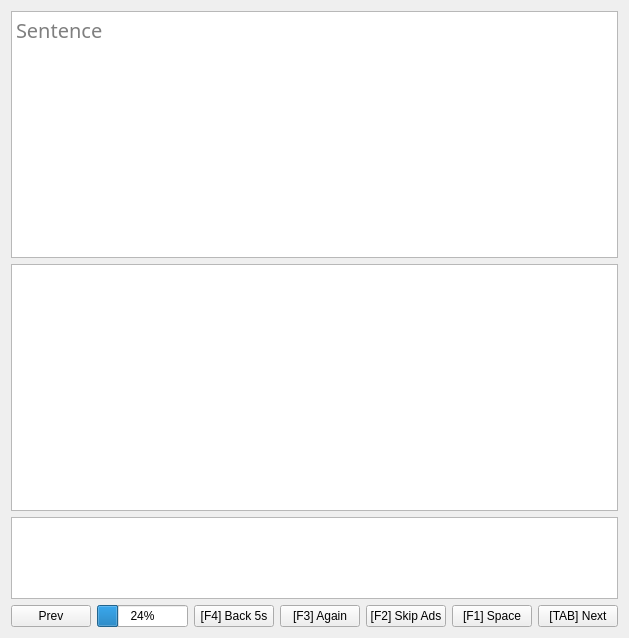
     <widget class="QWidget" name="tab_2">
      <attribute name="title">
       <string>Listening</string>
      </attribute>
      <layout class="QVBoxLayout" name="verticalLayout_10">
       <item>
        <layout class="QVBoxLayout" name="verticalLayout_9">
         <item>
          <widget class="QTextEdit" name="textEdit_4">
           <property name="sizePolicy">
            <sizepolicy hsizetype="Expanding" vsizetype="Expanding">
             <horstretch>0</horstretch>
             <verstretch>3</verstretch>
            </sizepolicy>
           </property>
           <property name="font">
            <font>
             <family>Arial Rounded MT Bold</family>
             <pointsize>15</pointsize>
            </font>
           </property>
           <property name="placeholderText">
            <string>Sentence</string>
           </property>
          </widget>
         </item>
         <item>
          <widget class="QTextEdit" name="textEdit_5">
           <property name="sizePolicy">
            <sizepolicy hsizetype="Expanding" vsizetype="Expanding">
             <horstretch>0</horstretch>
             <verstretch>3</verstretch>
            </sizepolicy>
           </property>
           <property name="font">
            <font>
             <family>Arial Rounded MT Bold</family>
             <pointsize>15</pointsize>
            </font>
           </property>
           <property name="placeholderText">
            <string/>
           </property>
          </widget>
         </item>
         <item>
          <widget class="QTextBrowser" name="textBrowser_2">
           <property name="sizePolicy">
            <sizepolicy hsizetype="Expanding" vsizetype="Expanding">
             <horstretch>0</horstretch>
             <verstretch>1</verstretch>
            </sizepolicy>
           </property>
           <property name="font">
            <font>
             <pointsize>15</pointsize>
            </font>
           </property>
          </widget>
         </item>
        </layout>
       </item>
       <item>
        <layout class="QHBoxLayout" name="horizontalLayout_14">
         <item>
          <widget class="QPushButton" name="pushButton_5">
           <property name="text">
            <string>Prev</string>
           </property>
          </widget>
         </item>
         <item>
          <widget class="QProgressBar" name="progressBar_2">
           <property name="value">
            <number>24</number>
           </property>
          </widget>
         </item>
         <item>
          <widget class="QPushButton" name="pushButton_14">
           <property name="text">
            <string>[F4] Back 5s</string>
           </property>
           <property name="shortcut">
            <string>F4</string>
           </property>
          </widget>
         </item>
         <item>
          <widget class="QPushButton" name="pushButton_12">
           <property name="text">
            <string>[F3] Again</string>
           </property>
           <property name="shortcut">
            <string>F3</string>
           </property>
          </widget>
         </item>
         <item>
          <widget class="QPushButton" name="pushButton_10">
           <property name="text">
            <string>[F2] Skip Ads</string>
           </property>
           <property name="shortcut">
            <string>F2</string>
           </property>
          </widget>
         </item>
         <item>
          <widget class="QPushButton" name="pushButton_9">
           <property name="text">
            <string>[F1] Space</string>
           </property>
           <property name="shortcut">
            <string>F1</string>
           </property>
          </widget>
         </item>
         <item>
          <widget class="QPushButton" name="pushButton_6">
           <property name="text">
            <string>[TAB] Next</string>
           </property>
          </widget>
         </item>
        </layout>
       </item>
      </layout>
     </widget>
